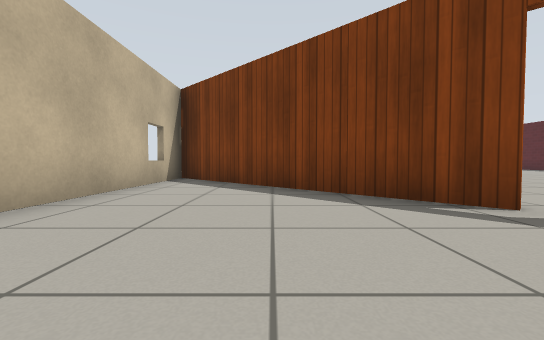
view 1 (above)

16 first-person views from a walk through a Gazebo world. The camera is 0.5 m above the floor, tilts 2° down and sees 90° across. The floor is counted in squares, 1 m on a side. Each view is taken from the middle of a square. On the plan, view 1 faces up. The plan holds only what a view shows up to about 9 squares ahead; the rest is blank. Simple patterns stand in for the simulator's built-in surfaces.

view 2
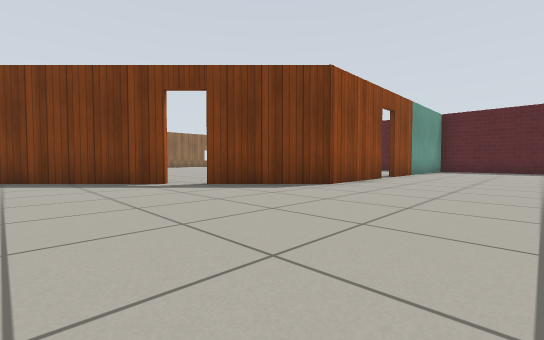

view 3
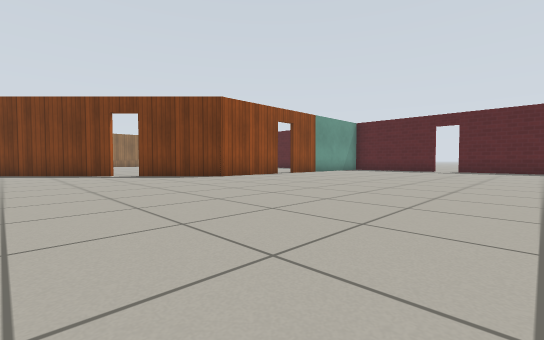

view 4
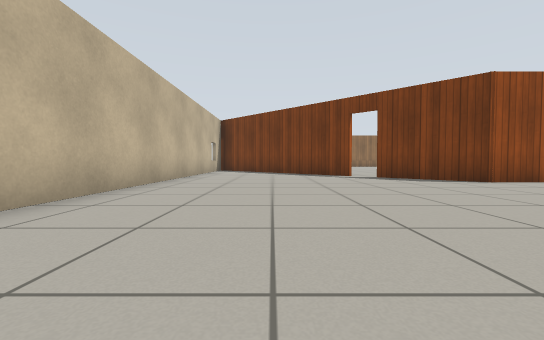

view 5
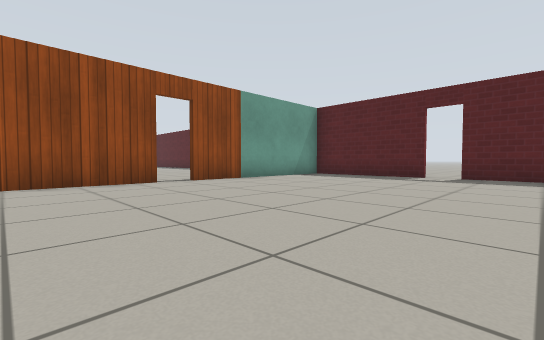

view 6
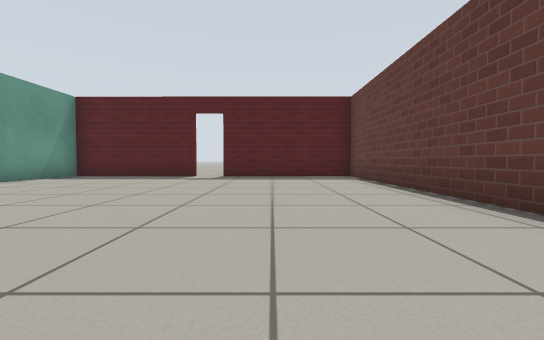

view 7
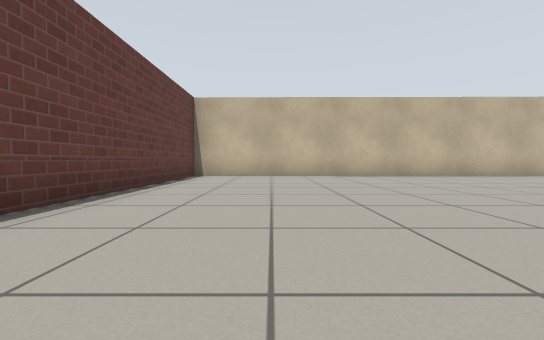

view 8
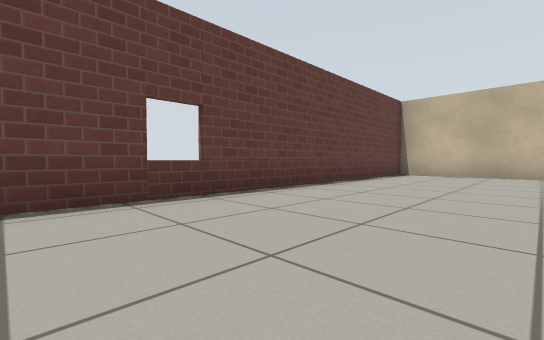

view 9
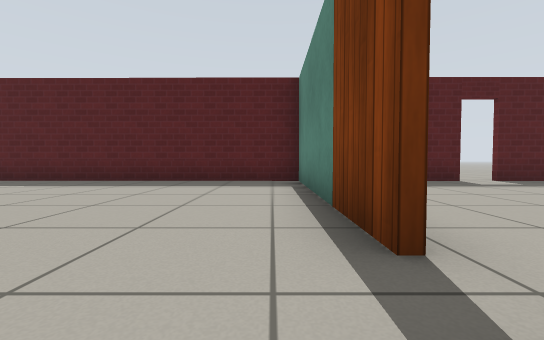

view 10
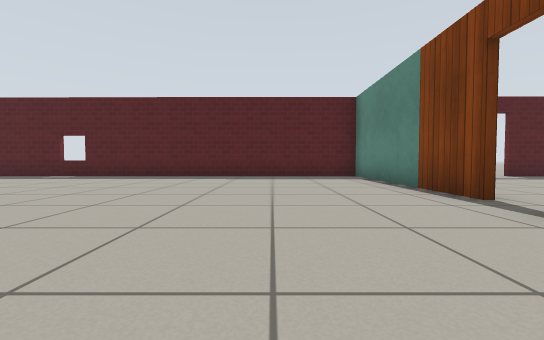

view 11
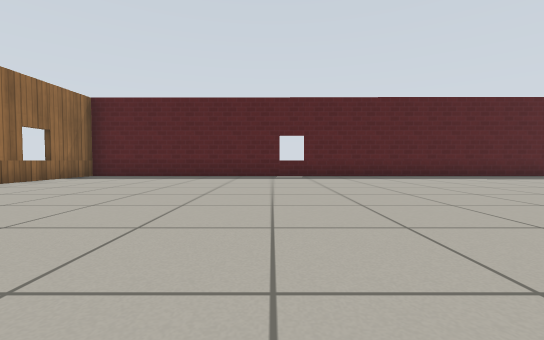

view 12
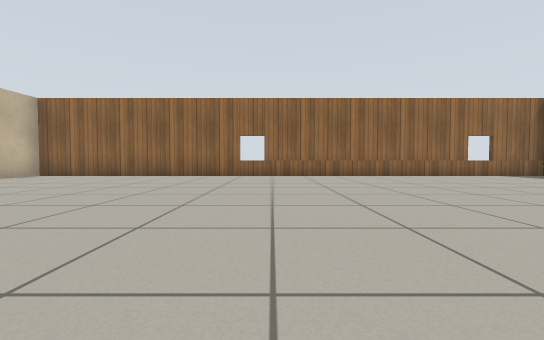

view 13
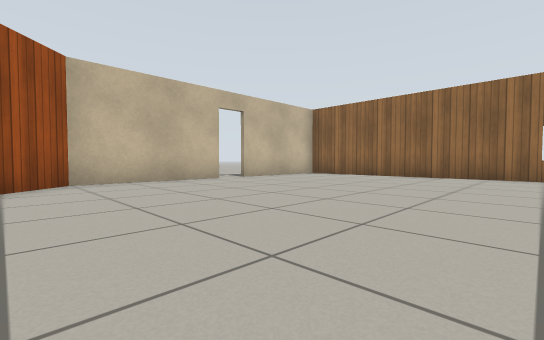

view 14
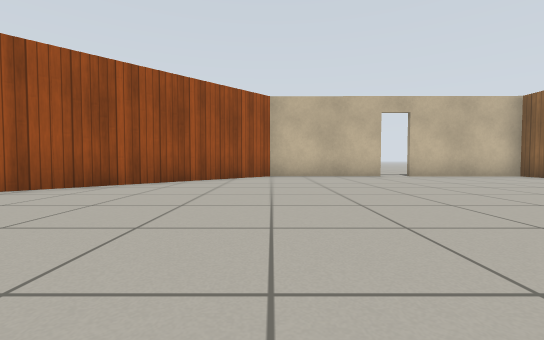

view 15
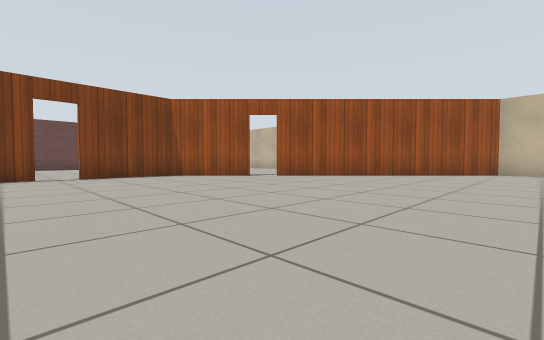

view 16
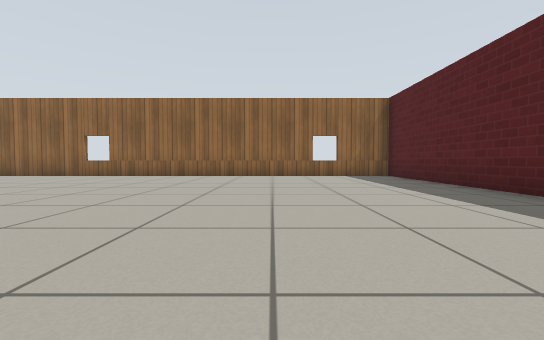

### Floor plan
Points are (right, up) in squares from view 1. A wall is a line through its corners. A room is listed if a view was taken in it or the views show most of it. See-through windows are left out.
Room 1 (views 1, 2, 3, 4, 5, 6, 7, 8)
walls: (7.6, 0.2) (5, 0.2) (3.1, 2.1); (2.5, 2.6) (-2.6, 7.8); (13.6, -3.6) (13.6, -0.1); (13.8, 0.2) (8.4, 0.2); (-2.5, 7.1) (-2.7, -8.5) (13.6, -8.5) (13.6, -4.4)
ways out: open door at (3, 2.5) to room 2; open door at (8, 0) to room 2; open door at (14, -4)
Room 2 (views 9, 10, 11, 12, 13, 14, 15, 16)
walls: (3.2, 2.2) (5, 0.3) (7.6, 0.3); (-2.7, 8) (2.7, 2.7); (-2.5, 11.5) (-2.5, 7.1); (8.4, 0.3) (13.8, 0.3); (13.6, -0.1) (13.8, 15.8) (-2.5, 15.8) (-2.5, 12.2)
ways out: open door at (3, 2.5) to room 1; open door at (8, 0) to room 1; open door at (-3, 12)

Where each view was taken, in squares from view 1:
view 1: 0 up, 0 right, facing up
view 2: 3 down, 0 right, facing up-right
view 3: 7 down, 0 right, facing up-right
view 4: 6 down, 0 right, facing up
view 5: 6 down, 5 right, facing up-right
view 6: 6 down, 5 right, facing right
view 7: 6 down, 6 right, facing left
view 8: 5 down, 7 right, facing down-left
view 9: 1 up, 7 right, facing right
view 10: 3 up, 5 right, facing right
view 11: 10 up, 5 right, facing right
view 12: 7 up, 5 right, facing up
view 13: 7 up, 4 right, facing up-left
view 14: 8 up, 6 right, facing left
view 15: 9 up, 9 right, facing down-left
view 16: 7 up, 10 right, facing up
